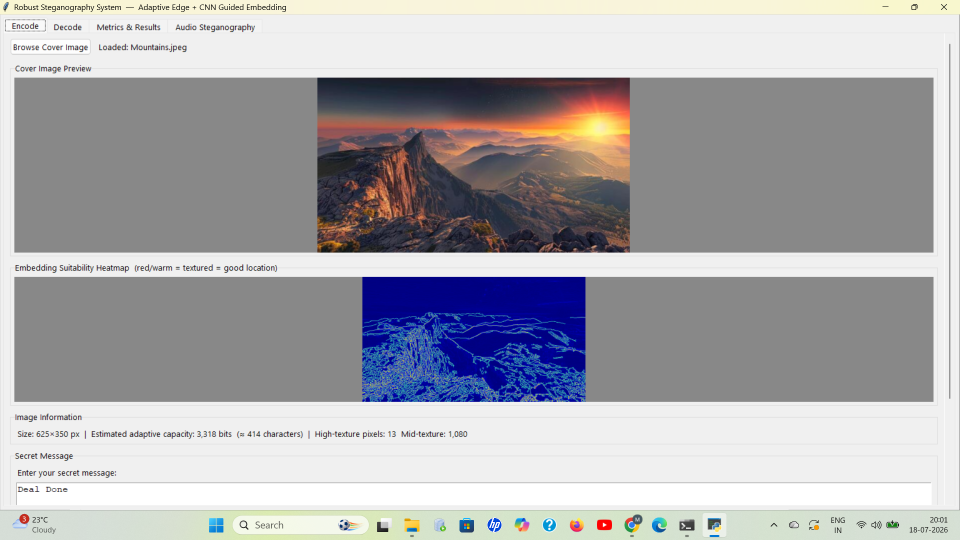
#> input picture encode_tab.png.png, 1920 x 1080 px (shown at 1/2 size)
$ python -i edge_detector.py   (imports and definitions only)   (older library calls are emulated)
#> lines starting #> are read from the running program, lines starting #| are printed output that depends on the picture
#> further down, picture is the input picture: shape (1080, 1920, 3); mean B, G, R 174.8, 170.8, 171.7
### stegano_tool-main/utils/image_utils.py
"""
image_utils.py

Common image I/O and preprocessing helpers used across the pipeline.
"""

import cv2
import numpy as np


# [45 lines left out: functions load_image, save_image, preprocess_image, to_grayscale, extract_patch, not called in this run]


def mask_low_bits(image: np.ndarray, num_bits: int = 2) -> np.ndarray:
    """
    Zero out the lowest `num_bits` bits of every channel/pixel.

    This is the key trick that keeps encode and decode synchronized:
    embedding NEVER changes any bit except the lowest `num_bits` bits
    (s = (c & mask) | payload_bits). Therefore (s & mask) == (c & mask)
    ALWAYS, exactly, regardless of what was embedded. Running edge/score
    computation on this masked image guarantees byte-for-byte identical
    input on the encode side (cover image) and the decode side (stego
    image), so pixel selection stays perfectly in sync.

    Args:
        image: input image (any shape/dtype convertible to uint8)
        num_bits: number of low bits to clear (2 supports up to 2-bit
                  adaptive embedding; use 1 if only ever embedding 1 bit)
    """
#> called with num_bits = 2
    mask = (0xFF << num_bits) & 0xFF
    return (image.astype(np.uint8) & mask)

### stegano_tool-main/core/edge_detector.py
"""
edge_detector.py

Edge / texture detection used to guide pixel selection for embedding.

Provides TWO outputs:
  1. get_merged_edge_map()  -> binary {0,1} mask (Canny OR Sobel).
     Used by the simple/baseline "edge-guided" pipeline (PixelSelector).
  2. get_fused_score_map()  -> continuous [0,1] score combining Canny,
     Sobel, Laplacian, and local variance. Used by the more advanced
     IntelligentPixelSelector for adaptive multi-bit embedding.

CRITICAL STABILITY RULE (read before modifying):
Both outputs are computed from a copy of the image with its low bits
masked off (see utils.image_utils.mask_low_bits). Embedding only ever
changes those low bits. Masking them before any edge/score computation
guarantees the encoder (looking at the cover image) and the decoder
(looking at the stego image) compute BYTE-IDENTICAL scores, so pixel
selection never desynchronizes -- this was verified empirically in
earlier iterations of this project: without masking, even a handful of
+/-1 LSB flips can shift gradient magnitudes enough to change which
pixels are classified as edges, silently corrupting extraction.
"""

import cv2
import numpy as np
from utils.image_utils import mask_low_bits


class EdgeDetector:
    def __init__(self, canny_low=50, canny_high=150, sobel_ksize=3,
                 sobel_threshold=40.0, mask_bits=2):
        """
        Args:
            canny_low, canny_high: Canny hysteresis thresholds (fixed,
                not adaptive -- adaptive/Otsu-style thresholds recompute
                from the image's own histogram, which shifts slightly
                once LSBs are embedded, causing the same desync problem
                that masking solves for gradient-based methods).
            sobel_ksize: Sobel kernel size (odd).
            sobel_threshold: fixed absolute gradient-magnitude threshold
                for the binary edge map.
            mask_bits: number of low bits to clear before any computation.
                Must be >= the number of bits ever embedded per channel
                (2 supports the adaptive 1-2 bit embedder).
        """
        self.canny_low = canny_low
        self.canny_high = canny_high
        self.sobel_ksize = sobel_ksize
        self.sobel_threshold = sobel_threshold
        self.mask_bits = mask_bits

    def _prepare_gray(self, image: np.ndarray) -> np.ndarray:
        """Mask low bits, then convert to grayscale."""
        masked = mask_low_bits(image, self.mask_bits)
        if len(masked.shape) == 3:
            gray = cv2.cvtColor(masked, cv2.COLOR_BGR2GRAY)
        else:
            gray = masked
        return gray

    # ---- Individual detectors (all operate on already-masked grayscale) ----

    def get_canny_edges(self, gray_image: np.ndarray) -> np.ndarray:
        """Canny edge detection -> binary map {0,255}."""
        return cv2.Canny(gray_image, self.canny_low, self.canny_high)
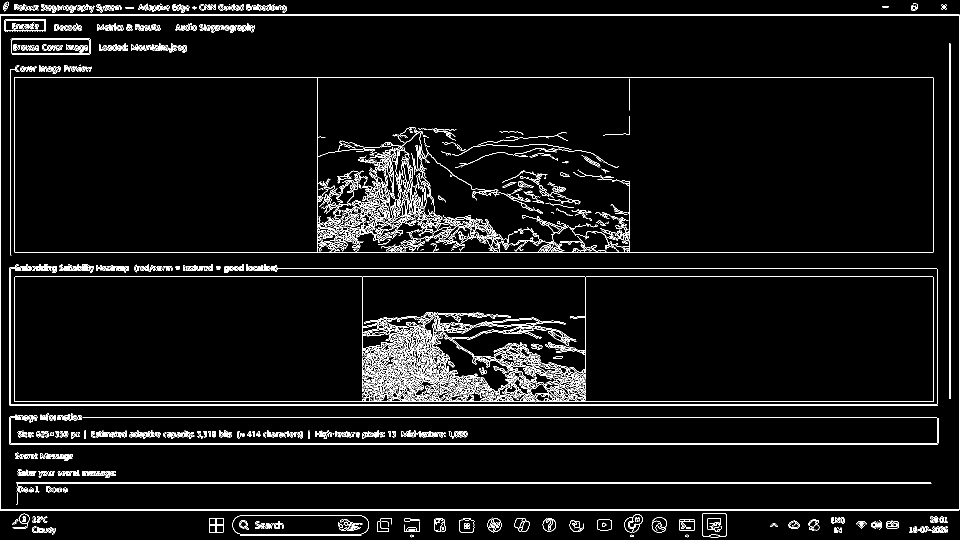
#> returned value: shape (1080, 1920) (shown at 1/2 size); 4.8% white in thin lines or dots
#> in get_fused_score_map, `canny_score = (self.get_canny_edges(gray) / 255.0).astype(np.float32)`: canny_score: shape (1080, 1920) float32; values 0 (black) and 1 (white), 4.8% white in thin lines or dots

    def get_sobel_edges(self, gray_image: np.ndarray) -> np.ndarray:
        """Sobel gradient magnitude, fixed-thresholded -> binary map {0,255}."""
        sobel_x = cv2.Sobel(gray_image, cv2.CV_64F, 1, 0, ksize=self.sobel_ksize)
        sobel_y = cv2.Sobel(gray_image, cv2.CV_64F, 0, 1, ksize=self.sobel_ksize)
        magnitude = np.hypot(sobel_x, sobel_y)
        return np.where(magnitude >= self.sobel_threshold, 255, 0).astype(np.uint8)

    def _sobel_magnitude_normalized(self, gray_image: np.ndarray) -> np.ndarray:
        """Sobel gradient magnitude normalized to [0,1] (continuous, not thresholded)."""
        sobel_x = cv2.Sobel(gray_image, cv2.CV_64F, 1, 0, ksize=self.sobel_ksize)
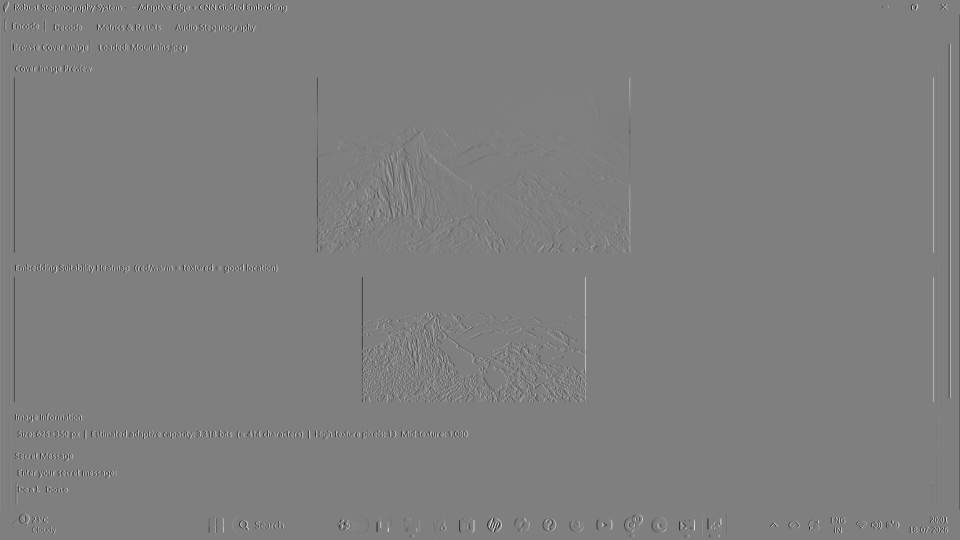
#> sobel_x: shape (1080, 1920) float64 (shown at 1/2 size); min -968, max 968, mean -0.2; drawn with min black and max white
        sobel_y = cv2.Sobel(gray_image, cv2.CV_64F, 0, 1, ksize=self.sobel_ksize)
        magnitude = np.hypot(sobel_x, sobel_y)
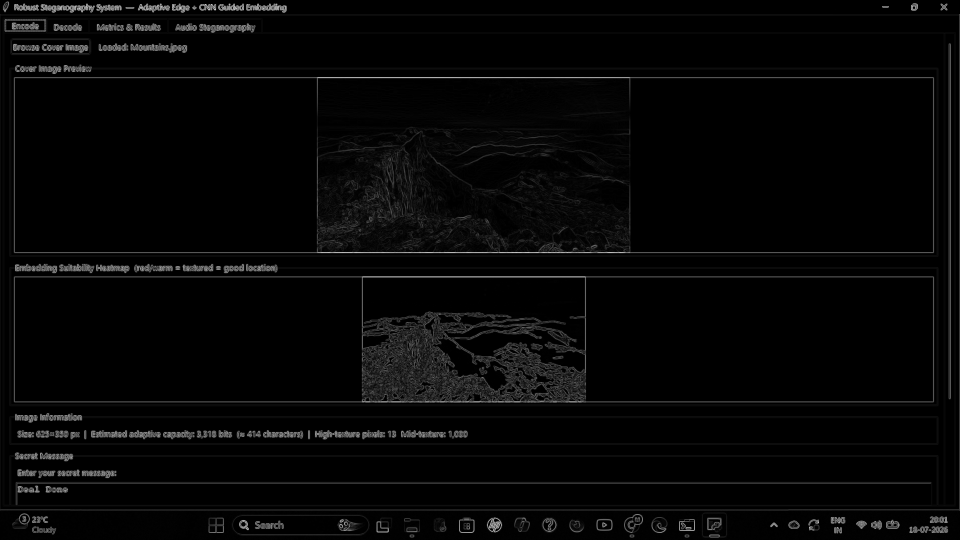
#> magnitude: shape (1080, 1920) float64 (shown at 1/2 size); min 0, max 1082.3, mean 27.5; drawn with min black and max white
        max_mag = magnitude.max()
#> max_mag = 1082.3
        return (magnitude / max_mag).astype(np.float32) if max_mag > 0 else np.zeros_like(magnitude, dtype=np.float32)

    def _laplacian_normalized(self, gray_image: np.ndarray) -> np.ndarray:
        """Laplacian response, normalized to [0,1]."""
        laplacian = np.abs(cv2.Laplacian(gray_image, cv2.CV_64F))
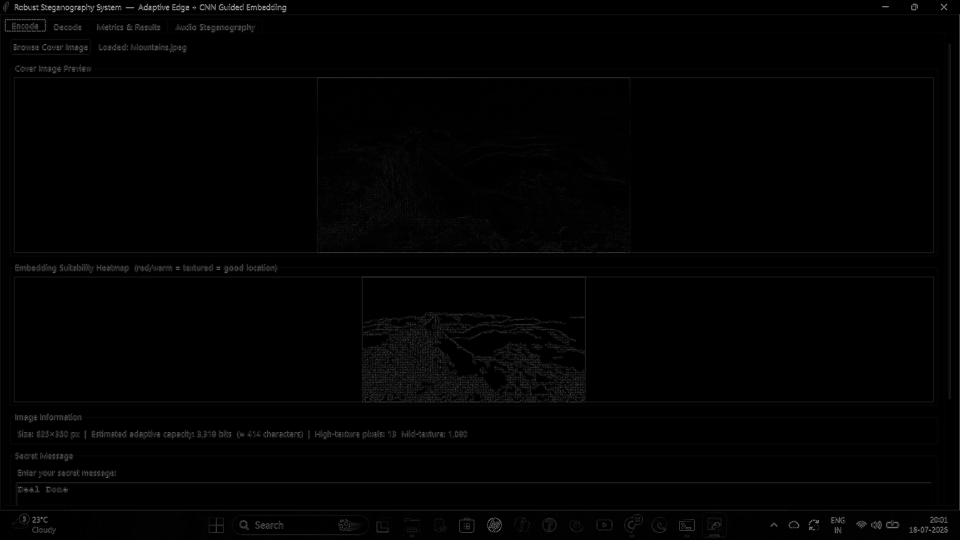
#> laplacian: shape (1080, 1920) float64 (shown at 1/2 size); min 0, max 761, mean 7.4; drawn with min black and max white
        max_lap = laplacian.max()
#> max_lap = 761
        return (laplacian / max_lap).astype(np.float32) if max_lap > 0 else np.zeros_like(laplacian, dtype=np.float32)

    def _variance_normalized(self, gray_image: np.ndarray, window_size=5) -> np.ndarray:
        """Local variance (box-filter based), normalized to [0,1]."""
#> called with window_size = 5
        g = gray_image.astype(np.float32)
        mean = cv2.blur(g, (window_size, window_size))
        mean_sq = cv2.blur(g * g, (window_size, window_size))
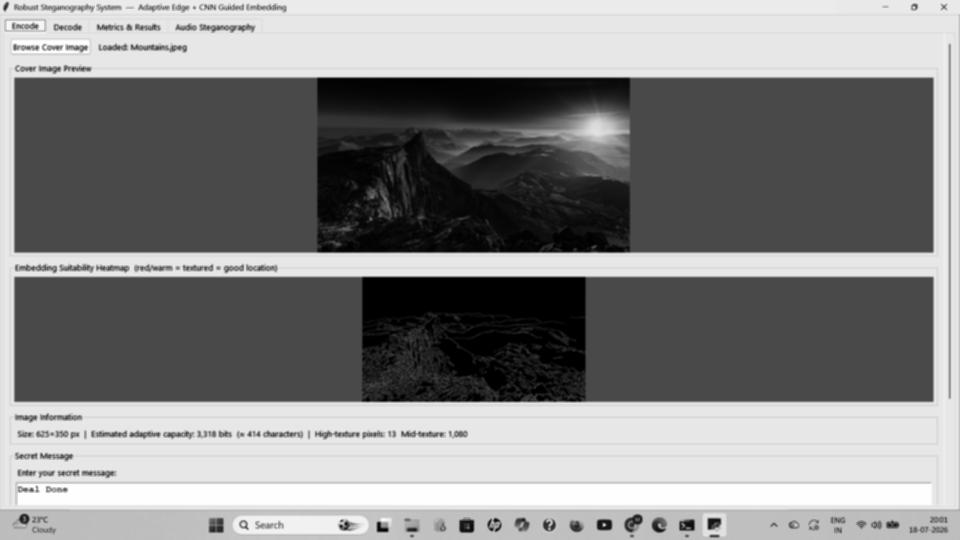
#> mean_sq: shape (1080, 1920) float32 (shown at 1/2 size); min 126.6, max 63504, mean 33872.5; drawn with min black and max white
        variance = np.maximum(mean_sq - mean * mean, 0)
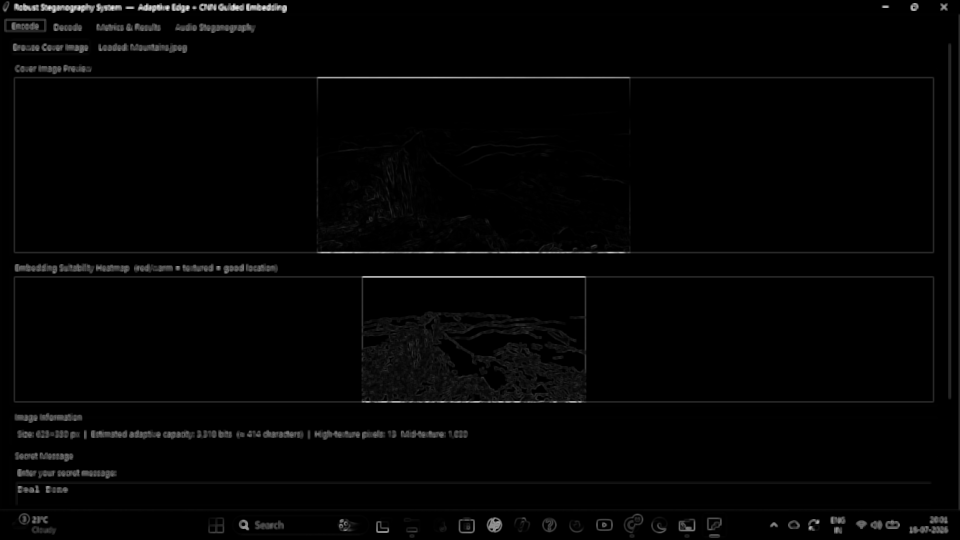
#> variance: shape (1080, 1920) float32 (shown at 1/2 size); min 0, max 13362.8, mean 215.7; drawn with min black and max white
        max_var = variance.max()
#> max_var = 13362.8
        return (variance / max_var).astype(np.float32) if max_var > 0 else np.zeros_like(variance, dtype=np.float32)

    # ---- Combined outputs ----

    def get_merged_edge_map(self, image: np.ndarray) -> np.ndarray:
        """
        Simple binary edge mask: Canny OR Sobel (fixed thresholds).
        Returns {0,1} array, shape (H, W).
        """
        if image is None:
            raise ValueError("Input image is None.")
        gray = self._prepare_gray(image)
        canny = self.get_canny_edges(gray)
        sobel = self.get_sobel_edges(gray)
        merged = cv2.bitwise_or(canny, sobel)
        return (merged > 0).astype(np.uint8)

    def get_fused_score_map(self, image: np.ndarray,
                             weights=(0.35, 0.25, 0.20, 0.20)) -> np.ndarray:
        """
        Continuous [0,1] embedding-suitability score combining:
          Canny (binary, weight[0]), Sobel magnitude (weight[1]),
          Laplacian (weight[2]), local variance (weight[3]).

        Returns:
            float32 array, shape (H, W), values in [0, 1].
        """
        if image is None:
            raise ValueError("Input image is None.")
        gray = self._prepare_gray(image)

        canny_score = (self.get_canny_edges(gray) / 255.0).astype(np.float32)
        sobel_score = self._sobel_magnitude_normalized(gray)
        laplacian_score = self._laplacian_normalized(gray)
        variance_score = self._variance_normalized(gray)

        fused = (
            weights[0] * canny_score +
            weights[1] * sobel_score +
            weights[2] * laplacian_score +
            weights[3] * variance_score
        )
        max_fused = fused.max()
#> max_fused = 0.895
        if max_fused > 0:
            fused = fused / max_fused
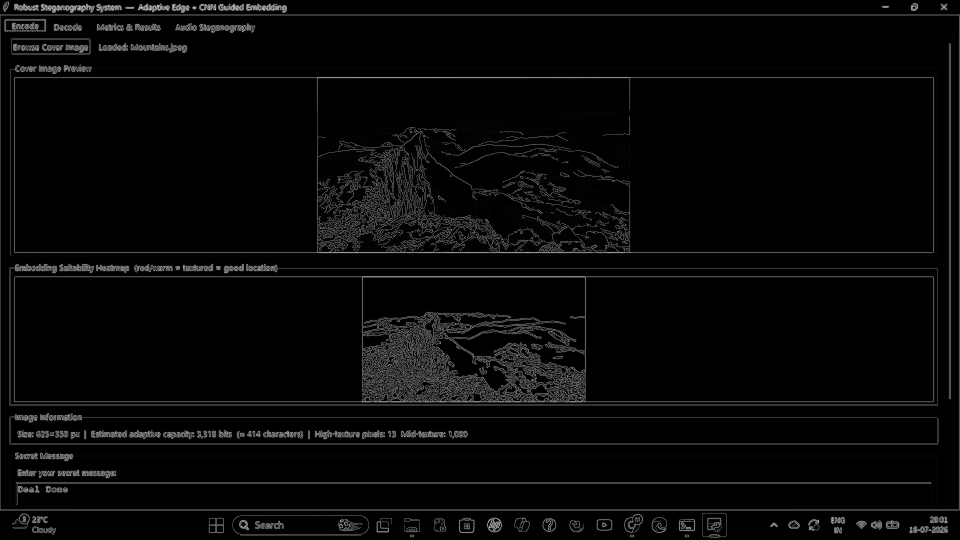
#> fused: shape (1080, 1920) float32 (shown at 1/2 size); min 0, max 1, mean 0.0316
        return np.clip(fused, 0, 1).astype(np.float32)

    def visualize(self, image: np.ndarray, edge_map: np.ndarray) -> np.ndarray:
        """Overlay a binary edge map on the original image (green highlight)."""
        if len(image.shape) == 2:
            overlay = cv2.cvtColor(image, cv2.COLOR_GRAY2BGR)
        else:
            overlay = image.copy()
        overlay[edge_map == 1] = [0, 255, 0]
        return overlay

    def visualize_heatmap(self, score_map: np.ndarray) -> np.ndarray:
        """Render a continuous [0,1] score map as a JET colormap BGR image."""
        as_uint8 = (np.clip(score_map, 0, 1) * 255).astype(np.uint8)
        return cv2.applyColorMap(as_uint8, cv2.COLORMAP_JET)

>>> import cv2
>>> picture = cv2.imread('../../encode_tab.png.png')
>>> result = EdgeDetector().get_fused_score_map(picture)
